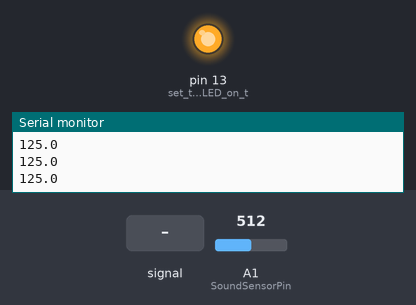
Simulated run of this sketch. Board: Arduino Uno, built with avr-gcc and run on an emulated ATmega328P. On the bench: output pins drawn as LEDs (lit = HIGH), the last lines printed to the serial monitor. Dashed ring = blinking. The inputs (shaded band) are chosen by the test bench; at power-on: A1 (SoundSensorPin) = 512.

Above: at 1.2 s.
1.3 s: A1 (SoundSensorPin) fed a 1000 Hz sine of ±255 counts around its level
At 2.46 s:
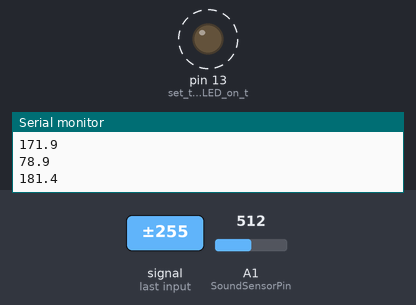
4.3 s: A1 (SoundSensorPin) set to 337
At 5.5 s:
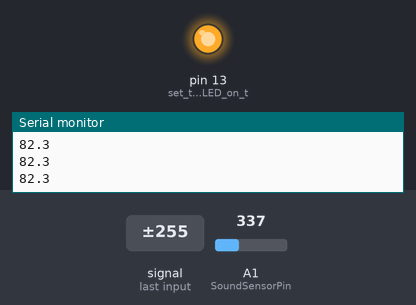
5.8 s: A1 (SoundSensorPin) set to 311
At 6.8 s:
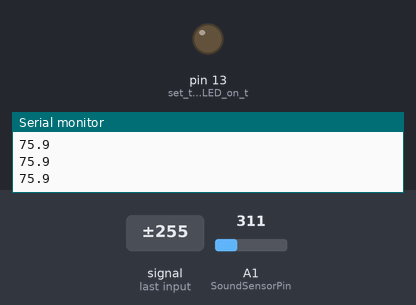
7.4 s: A1 (SoundSensorPin) set to 511
At 7.9 s:
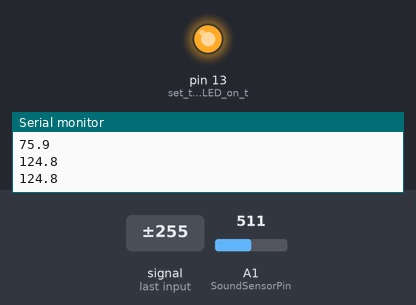
Timing chart, 0 to 10.0 s (numbered marks = the images above; inputs shaded):
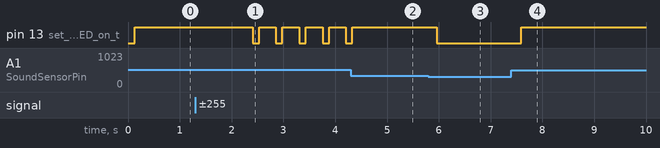

Measured:
- the behaviour switches between 328 and 327 on A1 (SoundSensorPin) (found by bisection; images 2 and 3)
- after the input at 1.3 s, pin 13 (set_the_built-in_LED_on_t): alternates HIGH for 0.33 s and LOW for 0.13 s, starting after 1.1 s
- after the input at 4.3 s, pin 13 (set_the_built-in_LED_on_t): goes on until 4.3 s, then stays HIGH
- after the input at 5.8 s, pin 13 (set_the_built-in_LED_on_t): HIGH → LOW after 0.16 s
- after the input at 7.4 s, pin 13 (set_the_built-in_LED_on_t): LOW → HIGH after 0.19 s

The sketch:

SoundLEDFlasher.ino
```cpp
//using DFRobot Alnalog Sould Level Meter v1.0
#define SoundSensorPin A1  //Connect Stepper Motor Driver STEP pin to Anaolog
#define VREF  5.0         //voltage on AREF pin,default:operating voltage


float decibleTreshhold=80.0;  //The Treshold decible value that the led will flash
void setup()
{
    Serial.begin(115200);     //set the baud rate
    pinMode(LED_BUILTIN, OUTPUT);//set the built-in LED on the Arduino board to output
}

void loop()
{
    float voltageValue;                                         //create variable to store the voltage value
    float dbValue;                                              //create variable to store the decible value
    voltageValue = analogRead(SoundSensorPin) / 1024.0 * VREF;  //get the decible level in the form of a voltage signal
    dbValue = voltageValue * 50.0;                              //convert voltage to decibel value
    Serial.println(dbValue,1);                                  //print the decible value
    delay(125);                                                 //wait a short amout

    if(dbValue>=decibleTreshhold)
    {
      digitalWrite(LED_BUILTIN, HIGH);  // turn the LED on by making the voltage high
      delay(200);                       //wait a short amout
    }
    else
    {
    digitalWrite(LED_BUILTIN, LOW);   // turn the LED off by making the voltage LOW
    }
}
```
